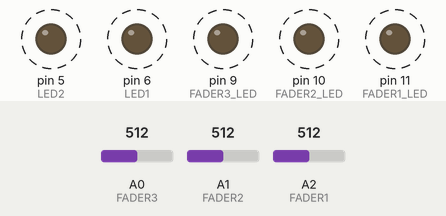
This sketch was run on a simulated Arduino Uno, built with avr-gcc and run on an emulated ATmega328P. Parts: output pins drawn as LEDs (lit = HIGH). Dashed ring = blinking. The test bench sets the inputs (shaded band); at power-on: A0 (FADER3) = 512, A2 (FADER1) = 512, A1 (FADER2) = 512.

Above: at 1.8 s.
1.9 s: A0 (FADER3) set to 716
6.0 s: A2 (FADER1) set to 716
10.1 s: A0 (FADER3) set to 900
14.2 s: A2 (FADER1) set to 900
18.3 s: A0 (FADER3) set to 511
22.4 s: A2 (FADER1) set to 122
Timing chart, 0 to 27.5 s (numbered marks = the images above; inputs shaded):
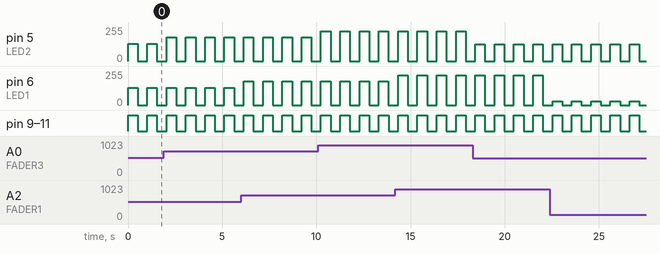

Measured:
- by itself, pin 5 (LED2): alternates 127/255 for 0.51 s and 0/255 for 0.51 s
- by itself, pin 6 (LED1): alternates 30/255 for 0.51 s and 0/255 for 0.51 s
- by itself, pin 9 (FADER3_LED), pin 10 (FADER2_LED), pin 11 (FADER1_LED): alternates HIGH for 0.51 s and LOW for 0.51 s

The sketch:

danger_shield_test.ino
```cpp
#define LED1 6
#define LED2 5

#define FADER3_LED 9
#define FADER2_LED 10
#define FADER1_LED 11

#define FADER3 A0
#define FADER2 A1
#define FADER1 A2

#define BUZZER 3

#define P 9

void setup() {
  pinMode(LED1, OUTPUT);
  pinMode(LED2, OUTPUT);
  pinMode(A0, INPUT);
  pinMode(FADER1_LED, OUTPUT);
  pinMode(FADER2_LED, OUTPUT);
  pinMode(FADER3_LED, OUTPUT);
}

void loop() {
  int v = analogRead(FADER2);

  analogWrite(LED1, analogRead(FADER1)/4);
  analogWrite(LED2, analogRead(FADER3)/4);
  digitalWrite(FADER1_LED, 255);
  digitalWrite(FADER2_LED, 255);
  digitalWrite(FADER3_LED, 255);

  if (v > 0) {
    delay(v);

    analogWrite(LED1, 0);
    analogWrite(LED2, 0);
    digitalWrite(FADER1_LED, 0);
    digitalWrite(FADER2_LED, 0);
    digitalWrite(FADER3_LED, 0);


    delay(v);
  }
}
```
